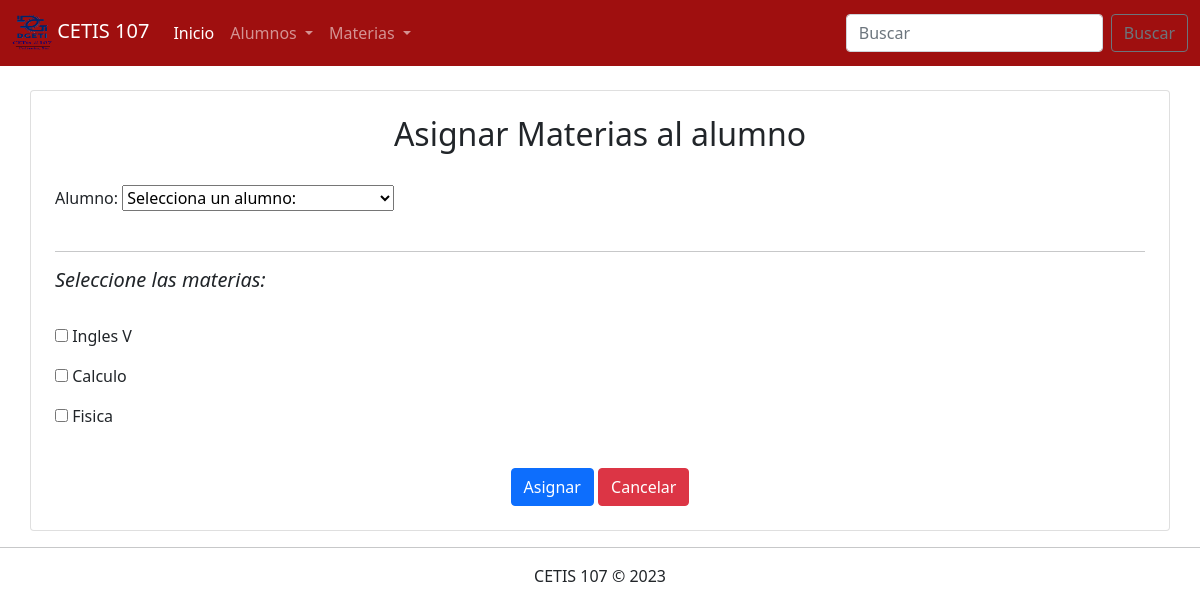
Screenshot of /Parcial3/AsignarMaterias.php with the database file from the repository.
### tables this page shows
CREATE TABLE `materias` (
  `id` int(11) NOT NULL,
  `nombre` varchar(100) NOT NULL,
  `semestre` int(11) NOT NULL,
  `especialidad` varchar(50) NOT NULL
);

### Parcial3/AsignarMaterias.php (the view, shortened to what this page needs)
<!DOCTYPE html>
<html lang="en">
<head>
    <link rel="stylesheet" href="css/bootstrap.css">
</head>
<body>
    <?php
        include 'menu.php';
        include 'conexion.php';
        $sql_materias = "SELECT * FROM materias";
        $datos_materias = $conexion->query($sql_materias);
    ?>
    <div class="container"><br>
        <div class="row">
            <div class="col-12 card p-4">
            <center><h2>Asignar Materias al alumno</h2></center><br>
                <form action="">
                    <label for="">Alumno:</label>
                    <select name="alumno" id="form-control" >
                        <option value="">Selecciona un alumno:</option>
                    </select>
                    <br><br><hr>
                <i><h5>Seleccione las materias:</h5></i><br>
                    <?php
                        if($datos_materias->num_rows > 0) {
                            while($registro = $datos_materias->fetch_assoc()){  ?>
                             <p><input type="checkbox" name="materias[]" value="<?php echo $registro["id"]; ?>"> <?php echo $registro["nombre"]; ?></p>
                        <?php } } ?>
                    <div><br>
                        <center><input type="submit" class="btn btn-primary" value="Asignar">
                        <a href="" class="btn btn-danger">Cancelar</a></center>
                    </div>
                </form>
            </div>
        </div>
    </div>
<footer class="text-center">
        <hr>
        CETIS 107 &copy; 2023
    </footer>
</body>
</html>

### rows the page displays
materias: nombre "Ingles V"
materias: nombre "Calculo"
materias: nombre "Fisica"
